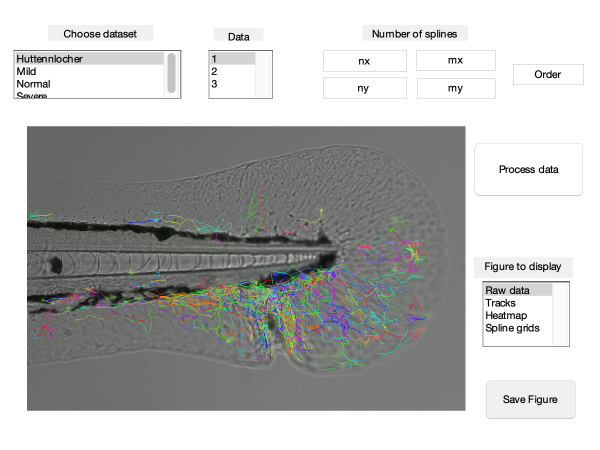
%> input picture Huttenlocher.png, 1200 x 900 px (shown at 1/2 size)
$ octave --eval "result = fishmask(rgb2gray(imread('Huttenlocher.png')));"   (GNU Octave 9; MATLAB toolbox functions it lacks are replaced by stand-ins)
%> lines starting %> are read from the running program, lines starting %| are printed output that depends on the picture; in (x1, y1, x2, y2) boxes, pixels count from 0 and x2, y2 are one past the last pixel; in counts of white or black regions, pixels touching at a corner belong together; the program's own positions count from 1

    function BW = fishmask(A)
 %convert image to 2D gray scale
    %A2d = rgb2gray(A);
 %use edge function to obtain threshold value of image
    [~,threshold] = edge(A,'canny');
%> threshold = [0.0867 0.217]
    fudgeFactor = 0.5;
 %use edge to obtain mask with tuned threshold
    Aedge = edge(A,'canny',threshold*fudgeFactor);
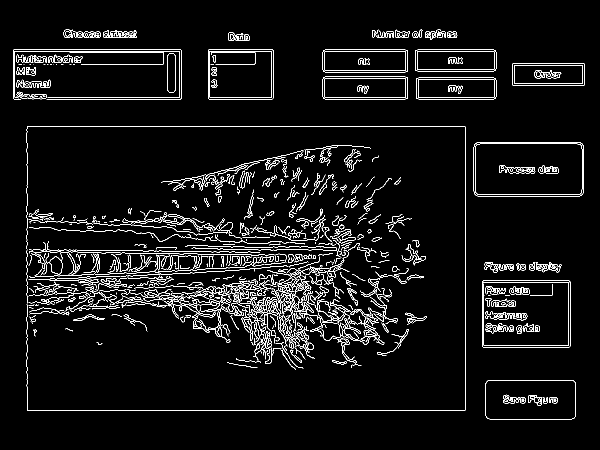
%> Aedge: size 900x1200 logical (shown at 1/2 size); 4.8% white in thin lines or dots, all inside (x1, y1, x2, y2) = (26, 59, 1170, 839)
 % create convex hull to join up holes in image
    Aconv = bwconvhull(Aedge,'objects');
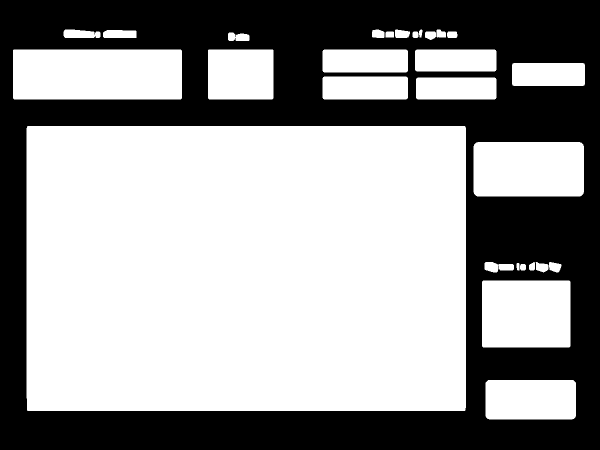
%> Aconv: size 900x1200 logical (shown at 1/2 size); 60.5% white; 1 black region, box (x1, y1, x2, y2) and area: (0, 0, 1200, 900) 426791
 % fill gaps by dilating canny image, create two perpendicular linear structing elements
     se90 = strel('line',3,90);
     se0 = strel('line',3,0);
     Adil = imdilate(Aconv,[se90 se0]);
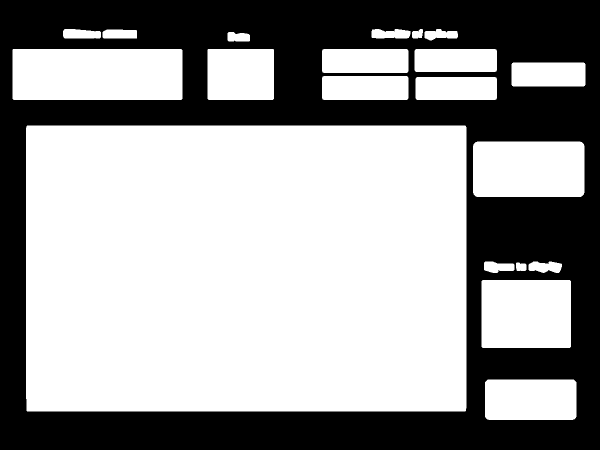
%> Adil: size 900x1200 logical (shown at 1/2 size); 61.4% white; 1 black region, box (x1, y1, x2, y2) and area: (0, 0, 1200, 900) 417037
 % fill interior gaps
    Afill = imfill(Adil,'holes');
% isolate things touching the border aka the fish and remove everything
% else
    Anobord = imclearborder(Afill,4);
    Amidd = Afill - Anobord;
%> Amidd: size 900x1200 double; every value is 0
%getting rid of small objects with under 8000 pixels (noise)
    Ano_noise = bwareaopen(Amidd, 8000);
%> Ano_noise: size 900x1200 logical; every value is 0
% smooth image by eroding
    seD = strel('rectangle',[1 2]);
    Aeroded = imerode(Ano_noise,seD);
%blur the image and then threshold at 0.5
    width = 15;
    kernel = ones(width) / width^2;
    blurryImage = conv2(double(Aeroded), kernel, 'same');
    Ablurry = blurryImage > 0.5;
%fill holes again
    BW = imfill(Ablurry, 'holes');
padH = 000; % vertical padding
padW = 200;% horizontal padding
BW = padarray(BW,[padH, padW]);
%> BW: size 900x1600 logical; every value is 0
%show og image next to mask
    %imshow(mask)
    %title('Image Mask');
    end
